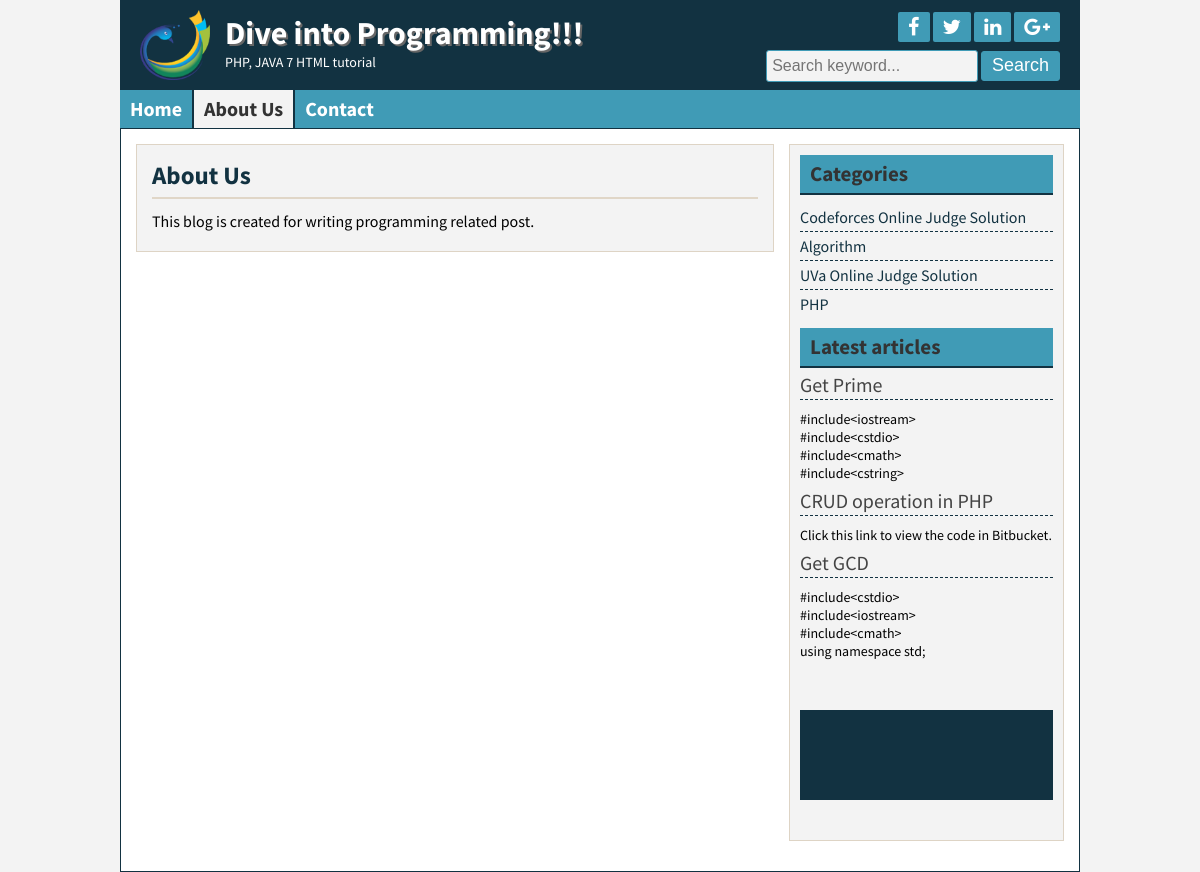
The page /Blog/page.php?pageid=1 on the database its author committed.
### tables this page shows
CREATE TABLE `title_slogan` (
  `id` int(11) NOT NULL,
  `title` varchar(255) NOT NULL,
  `slogan` varchar(255) NOT NULL,
  `logo` varchar(255) NOT NULL
);

CREATE TABLE `tbl_social` (
  `id` int(11) NOT NULL,
  `fb` varchar(255) NOT NULL,
  `tw` varchar(255) NOT NULL,
  `ln` varchar(255) NOT NULL,
  `gp` varchar(255) NOT NULL
);

CREATE TABLE `tbl_page` (
  `id` int(11) NOT NULL,
  `name` varchar(255) NOT NULL,
  `body` text NOT NULL
);

CREATE TABLE `tbl_catagory` (
  `id` int(11) NOT NULL,
  `name` varchar(50) NOT NULL
);

CREATE TABLE `tbl_post` (
  `id` int(11) NOT NULL,
  `cat` int(11) NOT NULL,
  `title` varchar(255) NOT NULL,
  `body` text NOT NULL,
  `author` varchar(50) NOT NULL,
  `tags` varchar(255) NOT NULL,
  `date` timestamp NOT NULL DEFAULT CURRENT_TIMESTAMP
);

### Blog/lib/Database.php (called while the page is built, shortened)
<?php
Class Database{
	public $host   = DB_HOST;
	public $user   = DB_USER;
	public $pass   = DB_PASS;
	public $dbname = DB_NAME;
	public $link;
	private function connectDB(){
	$this->link = new mysqli($this->host, $this->user, $this->pass, $this->dbname);
 }
	public function select($query){
		$result = $this->link->query($query) or die($this->link->error.__LINE__);
		if($result->num_rows > 0){
			return $result;
		} else {
			return false;
		}
	}
}

### Blog/helpers/format.php (called while the page is built, shortened)
<?php
    class Format{
        public function textShorten($text, $limit=400){
            $text = $text. " ";
            $text = substr($text, 0, $limit);
            $text = substr($text, 0, strrpos($text, ' '));
            $text = $text. "...";
            return $text;
        }
    }
?>

### Blog/page.php (the view)
<?php
    include 'inc/header.php';
?>
<?php
    if (!isset($_GET['pageid']) || $_GET['pageid'] == NULL ) {
        header("Location:404.php");
    } else {
        $id =  $_GET['pageid'];
    }
?>
<div class="contentsection contemplete clear">
	<div class="maincontent clear">
		<div class="about">
	 	<?php
            $pagequery = "SELECT * FROM tbl_page WHERE id = '$id' ";
            $pagedetails = $db->select($pagequery);
            if ($pagedetails) {
                while ( $result = $pagedetails->fetch_assoc()) {
        ?>
			<h2> <?php echo $result['name'];?> </h2>
			<p> <?php echo $result['body'];?> </p>
		</div>
		<?php } } else {
			header("Location:404.php");
		}?>
<?php
 	include 'inc/sidebar.php';
?>
<?php
    include 'inc/footer.php';
?>

### Blog/inc/header.php (shortened to what this page needs)
<?php
    include 'lib/Database.php';
    include 'helpers/format.php';
?>
<?php
    $db = new Database();
    $fm = new Format();
?>
<!DOCTYPE html>
<html>
<head>
    <link rel="stylesheet" href="font-awesome-4.5.0/css/font-awesome.css">
    <link rel="stylesheet" href="css/nivo-slider.css" type="text/css" media="screen" />
    <link rel="stylesheet" href="style.css">
</head>
<body>
    <div class="headersection templete clear">
        <a href="index.php">
            <div class="logo">
            <?php
                $query = "SELECT * FROM title_slogan WHERE id='1'";
                $blog_title = $db->select($query);
                if ($blog_title) {
                    while ( $result = $blog_title->fetch_assoc()) {
            ?>
                <img src="admin/<?php echo $result['logo'];?>" alt="Logo"/>
                <h2> <?php echo $result['title'];?> </h2>
                <p>  <?php echo $result['slogan'];?> </p>
            <?php } } ?>
            </div>
        </a>
        <div class="social clear">
            <div class="icon clear">
            <?php
                $query = "SELECT * FROM tbl_social WHERE id='1'";
                $socialmedia = $db->select($query);
                if ($socialmedia) {
                    while ( $result = $socialmedia->fetch_assoc()) {
            ?>
                <a href="<?php echo $result['fb']; ?>" target="_blank">
                    <i class="fa fa-facebook"></i></a>
                <a href="<?php echo $result['tw']; ?>" target="_blank">
                    <i class="fa fa-twitter"></i></a>
                <a href="<?php echo $result['ln']; ?>" target="_blank">
                    <i class="fa fa-linkedin"></i></a>
                <a href="<?php echo $result['gp']; ?>" target="_blank">
                    <i class="fa fa-google-plus"></i></a>
            <?php } } ?>
            </div>
            <div class="searchbtn clear">
            <form action="search.php" method="get">
                <input type="text" name="search" placeholder="Search keyword..."/>
                <input type="submit" name="submit" value="Search"/>
            </form>
            </div>
        </div>
    </div>
<div class="navsection templete">
    <?php
        $path = $_SERVER['SCRIPT_FILENAME'];
        $currentpage = basename($path, '.php');
    ?>
    <ul>
        <li><a
        <?php
            if ($currentpage == 'index' ) {
                echo 'id="active"';
            }
        ?>
        href="index.php">Home</a></li>
        <?php
            $query = "SELECT * FROM tbl_page";
            $pages = $db->select($query);
            if ($pages) {
                while ( $result = $pages->fetch_assoc()) {
        ?>
            <li>
            <a
            <?php
            if (isset($_GET['pageid']) && $_GET['pageid'] ==  $result['id'] ) {
                 echo 'id="active"';
             }
            ?>
                href="page.php?pageid=<?php echo $result['id'];?>">
                <?php echo $result['name'];?> </a>
            </li>
        <?php } } ?>
        <li><a
        <?php
            if ($currentpage == 'contact' ) {
                echo 'id="active"';
            }
        ?>
        href="contact.php">Contact</a></li>
    </ul>
</div>

### Blog/inc/sidebar.php (shortened to what this page needs)
</div>
<div class="sidebar clear">
    <div class="samesidebar clear">
        <h2>Categories</h2>
            <ul>
            <?php
                $query = "select * from tbl_catagory";
                $category = $db->select($query);
                if ($category) {
                    while ($result =  $category->fetch_assoc()) {
            ?>
            <li>
                <a href="posts.php?category=<?php echo $result['id']; ?>"> <?php echo $result['name']; ?>
                </a>
            </li>
            <?php } } else{ ?>
            <li> No Catagory created </li>
            <?php } ?>
            </ul>
    </div>
    <div class="samesidebar clear">
        <h2>Latest articles</h2>
        <?php
        $query = "SELECT * FROM tbl_post limit 3";
        $post = $db->select($query);
        if ($post) {
            while ($result = $post->fetch_assoc()) {
        ?>
            <div class="popular clear">
                <h3>
                    <a href="post.php?id=<?php echo $result['id']; ?>"><?php echo $result['title']; ?></a>
                </h3>
                 <?php echo $fm->textShorten($result['body'], 120); ?>
            </div>
        <?php } } else {
            header("Location:404.php");
        }
        ?>
    </div>
</div>

### Blog/style.css (style rules this page uses)
* { margin:0;padding:0;outline:0 }
body { font-family: 'Source Sans Pro', sans-serif; font-size:14px;line-height:18px; color:#000 ; background-color: #F3F3F3; }
.templete { width:960px;margin:0 auto; }
.contemplete { margin: 0 auto; width: 928px; }
.clear { overflow:hidden; }
input[type="text"], input[type="email"] { border: 1px solid #cfc5b6; border-radius: 3px; margin-bottom: 5px; padding: 5px; width: 300px; }
input[type="submit"] { background: #409BB6 none repeat scroll 0 0; border: 1px solid #123241; color: #fff; cursor: pointer; font-size: 20px; padding: 1px 10px; }
.headersection { background: #123241 none repeat scroll 0 0; color: #fff; }
.logo { float: left; width: 580px; }
.logo img { float: left; margin-right: 15px; padding-bottom: 10px; padding-left: 20px; padding-top: 10px; width: 70px; }
.logo h2 { color: #fff; font-size: 32px; margin-bottom: 11px; margin-top: 24px; text-shadow: 2px 2px 0 #666; }
.logo p { color:#fff; }
.social { float: right; margin-right: 20px; margin-top: 12px; text-align: right; width: 360px; }
.icon { float: right; }
.icon a { background: #409BB6 none repeat scroll 0 0; border-radius: 2px; color: #fff; display: block; float: left; font-size: 20px; margin-left: 3px; padding: 5px 10px; }
.searchbtn { float: right; margin-top: 8px; }
.searchbtn input[type="text"] { border: 1px solid #409BB6; width: 200px; background: #F3F3F3; font-size: 16px; height: 20px; }
.searchbtn input[type="submit"] { border: 1px solid #409BB6; background-color: #409BB6; border-radius: 3px; font-size: 18px; height: 30px; padding-left: 10px; padding-right: 10px; padding-top: 0; cursor: pointer; }
.navsection { background: none repeat scroll 0 0 #409BB6; min-height: 38px; }
.navsection ul { margin:0;padding:0;list-style:none; }
.navsection ul li { border-left: 1px solid #123241; border-right: 1px solid #123241; display: block; float: left; position:relative; }
.navsection ul li:first-child { border-left: 0px solid #123241; }
.navsection ul li:last-child { border-right: 0px solid #123241; }
.navsection ul li a { color: #fff; display: block; font-size: 20px; font-weight: bold; padding: 10px; text-decoration: none; }
.navsection ul li a:hover, #active { background:#F3F3F3;color:#333; }
.contentsection { background: #ffffff none repeat scroll 0 0; border: 1px solid #123241; padding: 15px; }
.maincontent { background: #F3F3F3 none repeat scroll 0 0; border: 1px solid #ded4c5; float: left; margin: 0 15px 15px 0; padding: 8px 15px; width: 606px; }
.about { font-size: 16px; line-height: 24px; text-align: justify; }
.about p { font-size: 16px; line-height: 24px; margin-bottom: 10px; text-align: justify; }
.samepost h2, .about h2 { border-bottom: 2px solid #e0d6c7; color: #123241; font-size: 25px; margin-bottom: 4px; padding: 10px 10px 10px 0; }
.sidebar { background: #F3F3F3 none repeat scroll 0 0; border: 1px solid #ded4c5; float: right; margin-bottom: 15px; margin-top: 0; padding: 10px; width: 253px; }
.samesidebar { margin-bottom: 10px; }
.samesidebar h2 { background: #409bb6 none repeat scroll 0 0; border-bottom: 2px solid #123241; color: #333; margin-bottom: 8px; padding: 10px; }
.samesidebar ul { padding:0;margin:0;list-style:none; }
.samesidebar ul li { border-bottom: 1px dashed #123241; font-size: 16px; padding: 5px 8px 5px 0; }
.samesidebar ul li:last-child { border-bottom: 0px dashed #123241; }
.samesidebar ul li a { color: #123241; text-decoration: none; }
.samesidebar p { margin-bottom: 10px; }
.popular { margin-bottom: 20px; }
.popular h3 { border-bottom: 1px dashed #123241; font-size: 20px; font-weight: normal; margin-bottom: 10px; padding-bottom: 5px; }
.popular h3 a { text-decoration:none;color:#444 }

### rows shown on the page
title_slogan: logo (picture), title "Dive into Programming!!!", slogan "PHP, JAVA 7 HTML tutorial"
tbl_page: name "About Us", body "This blog is created for writing programming related post."
tbl_catagory: name "Codeforces Online Judge Solution"
tbl_catagory: name "Algorithm"
tbl_catagory: name "UVa Online Judge Solution"
tbl_catagory: name "PHP"
tbl_post: title "Get Prime", body "#include<iostream> #include<cstdio> #include<cmath> #include<cstring>"
tbl_post: title "CRUD operation in PHP", body "Click this link to view the code in Bitbucket."
tbl_post: title "Get GCD", body "#include<cstdio> #include<iostream> #include<cmath> using namespace std;"
